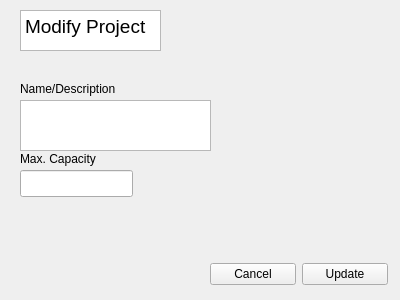
<?xml version="1.0" encoding="UTF-8"?>
<ui version="4.0">
 <class>modifyProjectPage</class>
 <widget class="QWidget" name="modifyProjectPage">
  <property name="geometry">
   <rect>
    <x>0</x>
    <y>0</y>
    <width>400</width>
    <height>300</height>
   </rect>
  </property>
  <property name="windowTitle">
   <string>Form</string>
  </property>
  <widget class="QLabel" name="maxCap">
   <property name="geometry">
    <rect>
     <x>20</x>
     <y>150</y>
     <width>101</width>
     <height>17</height>
    </rect>
   </property>
   <property name="text">
    <string>Max. Capacity</string>
   </property>
  </widget>
  <widget class="QLineEdit" name="size">
   <property name="geometry">
    <rect>
     <x>20</x>
     <y>170</y>
     <width>113</width>
     <height>27</height>
    </rect>
   </property>
  </widget>
  <widget class="QLabel" name="descrp">
   <property name="geometry">
    <rect>
     <x>20</x>
     <y>80</y>
     <width>131</width>
     <height>17</height>
    </rect>
   </property>
   <property name="text">
    <string>Name/Description</string>
   </property>
  </widget>
  <widget class="QTextBrowser" name="modifyProjectDescription">
   <property name="geometry">
    <rect>
     <x>20</x>
     <y>10</y>
     <width>141</width>
     <height>41</height>
    </rect>
   </property>
   <property name="html">
    <string>&lt;!DOCTYPE HTML PUBLIC &quot;-//W3C//DTD HTML 4.0//EN&quot; &quot;http://www.w3.org/TR/REC-html40/strict.dtd&quot;&gt;
&lt;html&gt;&lt;head&gt;&lt;meta name=&quot;qrichtext&quot; content=&quot;1&quot; /&gt;&lt;style type=&quot;text/css&quot;&gt;
p, li { white-space: pre-wrap; }
&lt;/style&gt;&lt;/head&gt;&lt;body style=&quot; font-family:'Ubuntu'; font-size:11pt; font-weight:400; font-style:normal;&quot;&gt;
&lt;p style=&quot; margin-top:0px; margin-bottom:0px; margin-left:0px; margin-right:0px; -qt-block-indent:0; text-indent:0px;&quot;&gt;&lt;span style=&quot; font-size:14pt;&quot;&gt;Modify Project&lt;/span&gt;&lt;/p&gt;&lt;/body&gt;&lt;/html&gt;</string>
   </property>
  </widget>
  <widget class="QTextEdit" name="modifyDescrp">
   <property name="geometry">
    <rect>
     <x>20</x>
     <y>100</y>
     <width>191</width>
     <height>51</height>
    </rect>
   </property>
  </widget>
  <widget class="QWidget" name="">
   <property name="geometry">
    <rect>
     <x>210</x>
     <y>260</y>
     <width>178</width>
     <height>29</height>
    </rect>
   </property>
   <layout class="QHBoxLayout" name="horizontalLayout">
    <item>
     <widget class="QPushButton" name="cancelButton">
      <property name="text">
       <string>Cancel</string>
      </property>
     </widget>
    </item>
    <item>
     <widget class="QPushButton" name="updateButton">
      <property name="text">
       <string>Update</string>
      </property>
     </widget>
    </item>
   </layout>
  </widget>
 </widget>
 <resources/>
 <connections/>
</ui>
